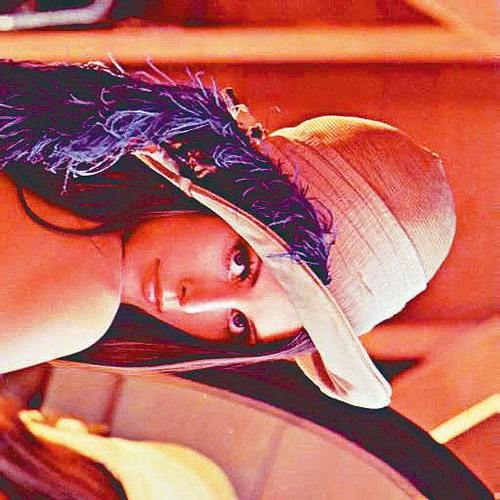
//> input picture example/img/Lena.jpg, 500 x 500 px
$ ./main   (built with g++ and OpenCV 4)
//> lines starting //> are read from the running program, lines starting //| are printed output that depends on the picture
#include <opencv2/opencv.hpp>
#include <iostream>
#include <string>
using namespace cv;
using namespace std;

int main() {
    string url = "/Users/suqiang/myproject/opencv/OpenCV_example/example/img/Lena.jpg";
    Mat src = imread(url,IMREAD_COLOR);
//> src is the input picture: 500 rows x 500 cols, CV_8UC3; mean B, G, R 93.5, 102.5, 185.9

    if (src.empty())
    {
        printf("could not load image...\n");
        return -1;
    }
    namedWindow("input", CV_WINDOW_AUTOSIZE);
    imshow("input", src);
    int  height = src.rows;
//> height = 500
    int width = src.cols;
//> width = 500
    int ch = src.channels();
//> ch = 3
    // read every pixel in image
    for(int row = 0;row < height; row++)
    {
        for(int col = 0;col < width; col++)
        {
            if(ch == 3)
            {
                Vec3b bgr = src.at<Vec3b>(row, col);
                bgr[0] = 255 - bgr[0];
                bgr[1] = 255 - bgr[1];
                bgr[2] = 255 - bgr[2];
                src.at<Vec3b>(row, col) = bgr;

            }
            if(ch ==1)
            {
                int gray = src.at<uchar>(row, col);
                src.at<uchar>(row, col) = 255 - gray;
            }

        }

    }
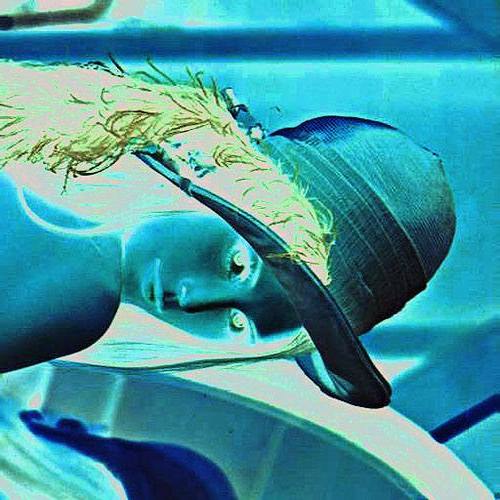
//> src: 500 rows x 500 cols, CV_8UC3; mean B, G, R 161.5, 152.5, 69.1
    imshow("output", src);
    //
    Mat result = Mat::zeros(src.size(), src.type());
    int blue = 0, green = 0, red = 0;
    int gray;

    for (int row = 0; row < height; row++) {
        uchar* curr_row = src.ptr<uchar>(row);
        uchar* result_row = result.ptr<uchar>(row);
        for (int col = 0; col < width; col++) {
            if (ch == 3) {
                blue = *curr_row++;
                green = *curr_row++;
                red = *curr_row++;

                *result_row++ = blue;
                *result_row++ = green;
                *result_row++ = red;
            }
            else if (ch == 1) {
                gray = *curr_row++;
                *result_row++ = gray;
            }
        }
    }
//> this loop made 500 passes
//> (blue, green, red) on passes 1 to 3: (108, 107, 17), (106, 105, 15), (106, 102, 14)
//> after the loop, blue = 206; green = 159; red = 75; gray = 0

    imshow("result", result);

    waitKey(0);
    return 0;
}
